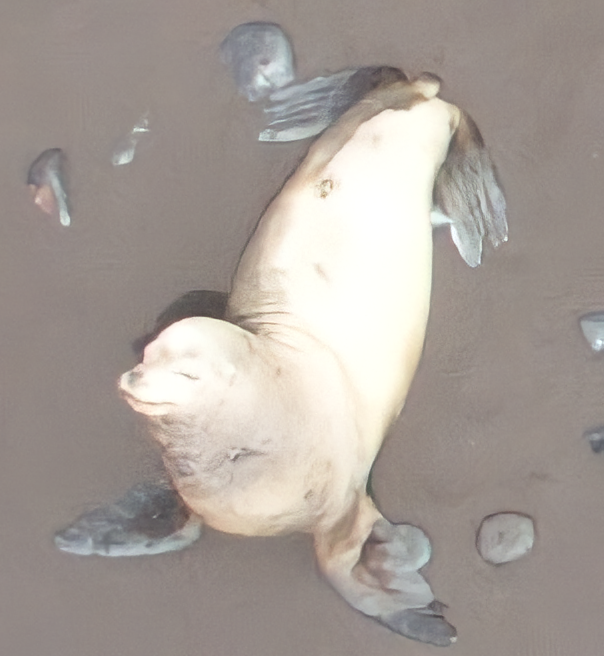
#> input picture test-enhanced.png, 604 x 656 px, found by its file name
$ python partial3ML.py
#> lines starting #> are read from the running program, lines starting #| are printed output that depends on the picture
import cv2
import numpy as np
import matplotlib.pyplot as plt
import os
PATH_TO_DATASET = 'dataSet/'
PATH_TO_OUTPUT = 'maskedImages/'
PATH_TO_TRAIN = 'testImages/foca/test-enhanced.png'

# [4 lines of commented-out code are left out]
image = cv2.imread(PATH_TO_TRAIN, flags=cv2.IMREAD_COLOR)
#> image is the input picture: shape (656, 604, 3); mean B, G, R 152.2, 158.3, 166.8

image = cv2.cvtColor(image, cv2.COLOR_BGR2RGB)

pixel_values = image.reshape((-1, 3))
# convert to float
pixel_values = np.float32(pixel_values)

criteria = (cv2.TERM_CRITERIA_EPS + cv2.TERM_CRITERIA_MAX_ITER, 100, 0.2)
k = 2
_, labels, (centers) = cv2.kmeans(pixel_values, k, None, criteria, 10, cv2.KMEANS_RANDOM_CENTERS)
#> centers = [[148.1, 138.9, 134.3], [241, 235.2, 223.4]]

# convert back to 8 bit values
centers = np.uint8(centers)
#> centers = [[148, 138, 134], [240, 235, 223]]

# flatten the labels array
labels = labels.flatten()

# convert all pixels to the color of the centroids
segmented_image = centers[labels.flatten()]

# reshape back to the original image dimension
segmented_image = segmented_image.reshape(image.shape)
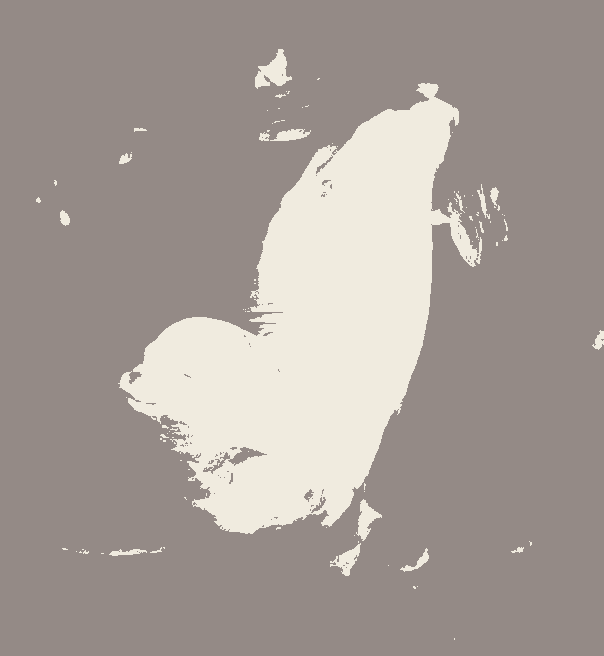
#> segmented_image: shape (656, 604, 3); mean R, G, B 166.5, 157.5, 151.9
# show the image
# plt.imshow(segmented_image)
# plt.show()

# disable only the cluster number 2 (turn the pixel into black)
masked_image = np.copy(image)
# convert to the shape of a vector of pixel values
masked_image = masked_image.reshape((-1, 3))
# color (i.e cluster) to disable
cluster = 0
masked_image[labels == cluster] = [0, 0, 0]
# convert back to original shape
masked_image = masked_image.reshape(image.shape)
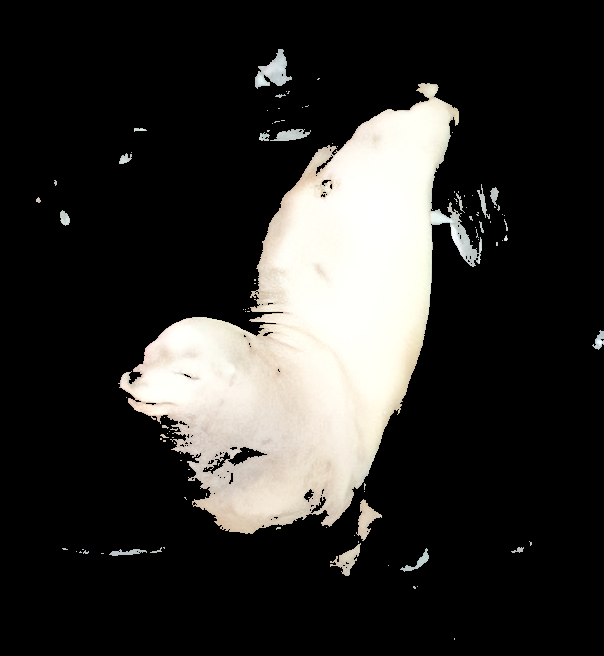
#> masked_image: shape (656, 604, 3); mean R, G, B 48.4, 47.3, 44.9
# show the image
cv2.imwrite("test3.jpg", masked_image)
# cv2.imwrite(PATH_TO_OUTPUT+"image"+str(index+1)+".jpg", masked_image)
# plt.imshow(masked_image)
# plt.show()
